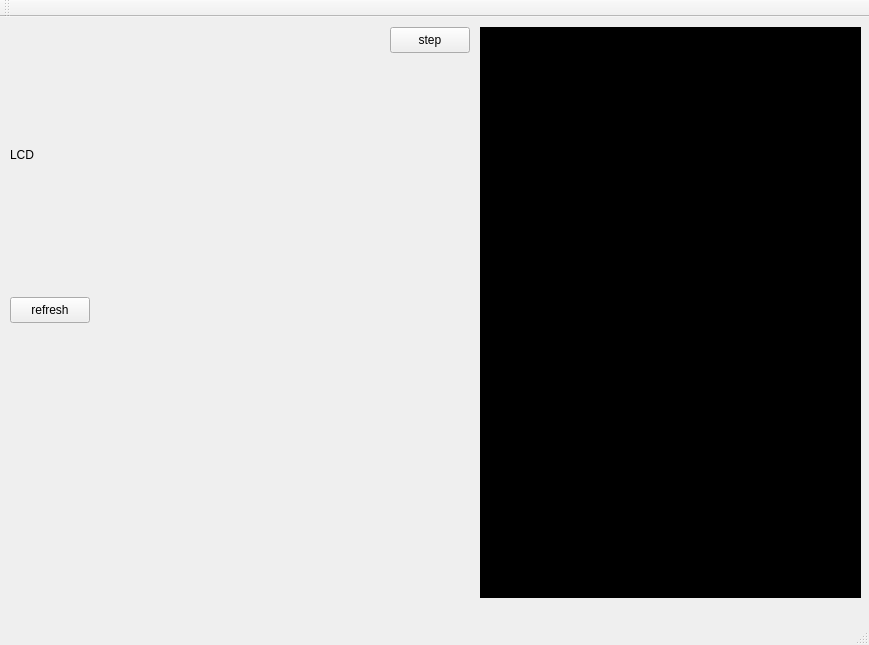
<?xml version="1.0" encoding="UTF-8"?>
<ui version="4.0">
 <class>MainWindow</class>
 <widget class="QMainWindow" name="MainWindow">
  <property name="geometry">
   <rect>
    <x>0</x>
    <y>0</y>
    <width>869</width>
    <height>645</height>
   </rect>
  </property>
  <property name="windowTitle">
   <string>MainWindow</string>
  </property>
  <widget class="QWidget" name="centralWidget">
   <widget class="QTextEdit" name="consoleEdit">
    <property name="geometry">
     <rect>
      <x>480</x>
      <y>10</y>
      <width>381</width>
      <height>571</height>
     </rect>
    </property>
    <property name="styleSheet">
     <string notr="true">background: #000000;
color: #00ff00;

</string>
    </property>
    <property name="html">
     <string>&lt;!DOCTYPE HTML PUBLIC &quot;-//W3C//DTD HTML 4.0//EN&quot; &quot;http://www.w3.org/TR/REC-html40/strict.dtd&quot;&gt;
&lt;html&gt;&lt;head&gt;&lt;meta name=&quot;qrichtext&quot; content=&quot;1&quot; /&gt;&lt;style type=&quot;text/css&quot;&gt;
p, li { white-space: pre-wrap; }
&lt;/style&gt;&lt;/head&gt;&lt;body style=&quot; font-family:'Noto Sans'; font-size:10pt; font-weight:400; font-style:normal;&quot;&gt;
&lt;p style=&quot;-qt-paragraph-type:empty; margin-top:0px; margin-bottom:0px; margin-left:0px; margin-right:0px; -qt-block-indent:0; text-indent:0px;&quot;&gt;&lt;br /&gt;&lt;/p&gt;&lt;/body&gt;&lt;/html&gt;</string>
    </property>
   </widget>
   <widget class="QLabel" name="lcdLabel">
    <property name="geometry">
     <rect>
      <x>10</x>
      <y>10</y>
      <width>256</width>
      <height>256</height>
     </rect>
    </property>
    <property name="autoFillBackground">
     <bool>true</bool>
    </property>
    <property name="text">
     <string>LCD</string>
    </property>
   </widget>
   <widget class="QPushButton" name="refreshButton">
    <property name="geometry">
     <rect>
      <x>10</x>
      <y>280</y>
      <width>80</width>
      <height>26</height>
     </rect>
    </property>
    <property name="text">
     <string>refresh</string>
    </property>
   </widget>
   <widget class="QPushButton" name="stepButton">
    <property name="geometry">
     <rect>
      <x>390</x>
      <y>10</y>
      <width>80</width>
      <height>26</height>
     </rect>
    </property>
    <property name="text">
     <string>step</string>
    </property>
   </widget>
  </widget>
  <widget class="QMenuBar" name="menuBar">
   <property name="geometry">
    <rect>
     <x>0</x>
     <y>0</y>
     <width>869</width>
     <height>23</height>
    </rect>
   </property>
  </widget>
  <widget class="QToolBar" name="mainToolBar">
   <attribute name="toolBarArea">
    <enum>TopToolBarArea</enum>
   </attribute>
   <attribute name="toolBarBreak">
    <bool>false</bool>
   </attribute>
  </widget>
  <widget class="QStatusBar" name="statusBar"/>
 </widget>
 <layoutdefault spacing="6" margin="11"/>
 <resources/>
 <connections/>
</ui>
